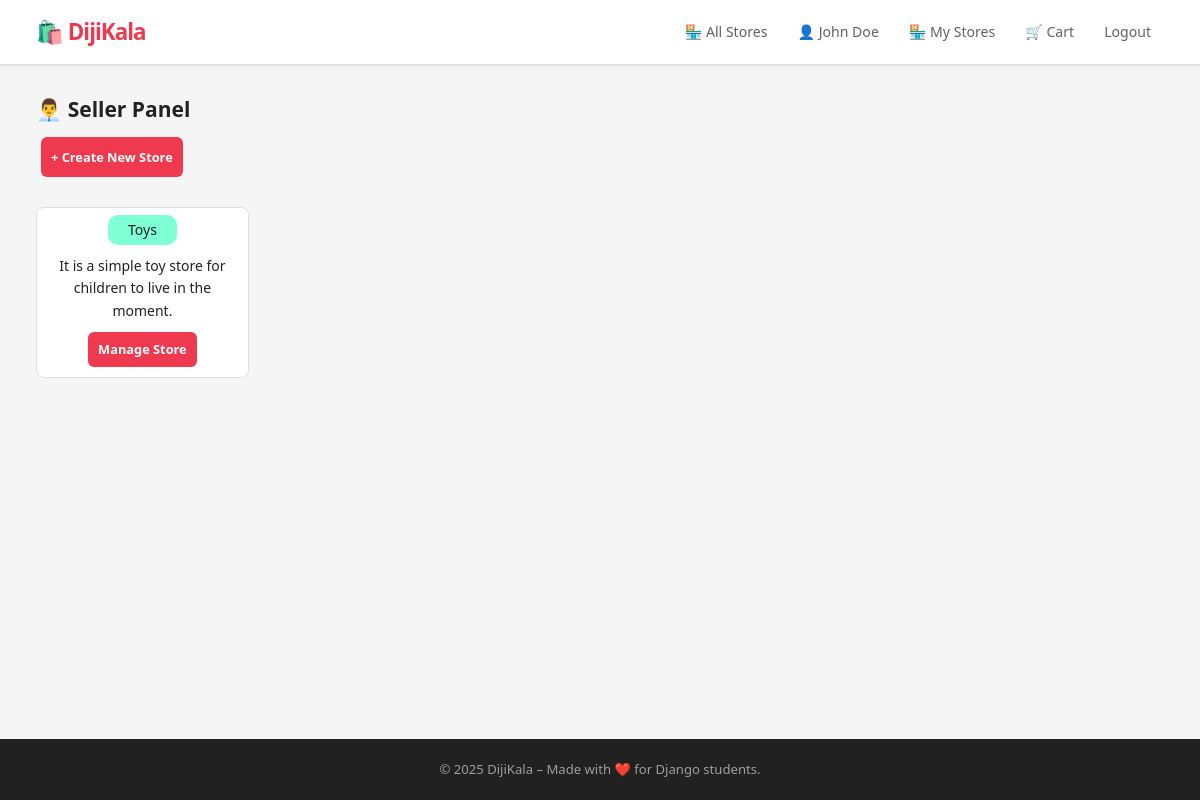
Page /stores/seller/ (signed in) on the committed database.
### accounts/models.py (models this page shows)
class User(AbstractBaseUser, PermissionsMixin):
        phone = models.CharField(max_length=15, unique=True, verbose_name="Phone Number")
        first_name = models.CharField(max_length=100,verbose_name="First Name")
        last_name = models.CharField(max_length=100,verbose_name="Last Name")
        is_active = models.BooleanField(default=True)
        is_staff = models.BooleanField(default=False)
        is_seller = models.BooleanField(default=False)
        created_at = models.DateTimeField(auto_now_add=True)
        updated_at = models.DateTimeField(auto_now=True)
        objects = CustomUserManager()
        USERNAME_FIELD = 'phone'
        REQUIRED_FIELDS = ['first_name','last_name']
        def __str__(self):
            return f"{self.first_name} {self.last_name}"

### stores/models.py (models this page shows, shortened)
class Store(models.Model):
    name = models.CharField(max_length=200,unique=True,verbose_name='Store')
    owner = models.ForeignKey(User,on_delete=models.CASCADE,verbose_name='Owner',related_name='stores')
    description = models.TextField(blank=True,null=True,verbose_name='Description')
    created_at = models.DateTimeField(auto_now_add=True,verbose_name='Created At')
    updated_at = models.DateTimeField(auto_now=True,verbose_name='Last Update')
    is_active = models.BooleanField(default=True)
    class Meta:
        verbose_name = 'Store'
        verbose_name_plural = 'Stores'
        ordering = ['-created_at']

### stores/views.py (the view)
# urls.py: path('seller/', SellerPanelView.as_view(), name='seller_panel'),
@method_decorator(login_required, name='dispatch')
class SellerPanelView(ListView):
    model = Store
    template_name = 'stores/seller_panel.html'
    context_object_name = 'stores'
    def get_queryset(self):
        return Store.objects.filter(owner=self.request.user).order_by('-created_at')

### templates/stores/seller_panel.html (shortened to what this page needs)
{% extends 'base/base.html' %}
{% block content %}
<h2>👨‍💼 Seller Panel</h2>
<a href="{% url 'create_store' %}" class="btn">+ Create New Store</a>
<div class="card-grid" style="margin-top: 20px;">
    {% for store in stores %}
        <div class="card">
            <h3 style="margin-top: 7px; background-color: aquamarine;padding: 5px 20px;border-radius: 10px;">{{ store.name }}</h3>
            <p style="padding: 5px; text-align: center;">{{ store.description|truncatewords:15 }}</p>
            <a href="{% url 'manage_store' store.id %}" class="btn" style="height: 35px;">Manage Store</a>        </div>
    {% empty %}
        <p>You have no stores yet.</p>
    {% endfor %}
</div>
{% endblock %}

### templates/base/base.html (shortened to what this page needs)
{% load static %}
<!DOCTYPE html>
<html lang="en">
<head>
    <link rel="stylesheet" href="{% static 'css/style.css' %}">
</head>
<body>
    <nav class="navbar">
        <div class="container">
            <div class="nav-left">
                <a href="/" class="logo">🛍️ DijiKala</a>
            </div>
            <div class="nav-right">
                <a href="{% url 'stores_list' %}">🏪 All Stores</a>
                {% if user.is_authenticated %}
                    <a href="{% url 'customer_panel' %}">👤 {{ user }}</a>
                    {% if user.is_seller %}
                        <a href="{% url 'seller_panel' %}">🏪 My Stores</a>
                    {% endif %}
                    <a href="{% url 'cart' %}">🛒 Cart</a>
                    <form method="post" action="{% url 'logout' %}" style="display:inline;">
                        <button type="submit" class="btn-link">Logout</button>
                    </form>
                {% else %}
                    <a href="{% url 'login' %}">Login</a>
                    <a href="{% url 'signup' %}">Sign Up</a>
                {% endif %}
            </div>
        </div>
    </nav>
    <main class="container">
        {% block content %}
        {% endblock %}
    </main>
    <footer class="footer">
        <p>© 2025 DijiKala – Made with ❤️ for Django students.</p>
    </footer>
</body>
</html>

### static/css/style.css (style rules this page uses)
*, *::before, *::after { margin: 0; padding: 0; box-sizing: border-box; }
:root { --red: #EF394E; --red-dark: #D4102A; --red-light: #FFF0F2; --red-mid: #FFD6DB; --orange: #FF6B00; --orange-light: #FFF3E8; --gray-50: #F5F5F5; --gray-100: #EEEEEE; --gray-200: #E0E0E0; --gray-400: #9E9E9E; --gray-600: #616161; --gray-800: #212121; --white: #FFFFFF; --radius-sm: 6px; --radius: 8px; --radius-lg: 12px; --shadow-sm: 0 1px 4px rgba(0,0,0,0.08); --shadow-md: 0 2px 10px rgba(0,0,0,0.1); --t: 0.15s ease; }
body { background: var(--gray-50); color: var(--gray-800); font-family: 'IRANSans', 'Segoe UI', Tahoma, system-ui, sans-serif; font-size: 14px; line-height: 1.6; min-height: 100vh; display: flex; flex-direction: column; }
.navbar { background: var(--white); border-bottom: 1px solid var(--gray-200); position: sticky; top: 0; z-index: 200; box-shadow: var(--shadow-sm); }
.navbar .container { height: 64px; }
.logo { font-weight: 900; font-size: 1.4rem; color: var(--red); text-decoration: none; letter-spacing: -1px; }
.nav-right { display: flex; align-items: center; gap: 4px; }
.nav-right a { text-decoration: none; color: var(--gray-600); font-weight: 500; font-size: 0.88rem; padding: 7px 13px; border-radius: var(--radius-sm); transition: background var(--t), color var(--t); white-space: nowrap; }
.nav-right form button.btn-link { background: none; border: none; color: var(--gray-600); font-weight: 500; font-size: 0.88rem; padding: 7px 13px; border-radius: var(--radius-sm); cursor: pointer; transition: background var(--t), color var(--t); font-family: inherit; }
.container { width: 94%; max-width: 1200px; margin: 0 auto; display: flex; justify-content: space-between; align-items: center; }
main.container { display: block; padding: 28px 0 60px; flex: 1; }
.btn { display: inline-flex; align-items: center; justify-content: center; gap: 6px; margin:10px 5px 10px 5px; background: var(--red); color: var(--white); padding: 10px 10px !important; border: none; border-radius: var(--radius-sm); cursor: pointer; text-decoration: none; font-size: 0.8rem !important; font-weight: 600; transition: background var(--t), transform var(--t); white-space: nowrap; }
.card-grid { display: grid; grid-template-columns: repeat(auto-fill, minmax(200px, 1fr)); gap: 16px; margin-top: 20px; }
.card { background: var(--white); border-radius: var(--radius); border: 1px solid var(--gray-200); overflow: hidden; transition: transform var(--t), box-shadow var(--t), border-color var(--t); display: flex; gap: 5px; justify-content: center; align-items: center; flex-direction: column; cursor: pointer; }
.card a { text-decoration: none; }
.card h3 { font-size: 0.88rem; font-weight: 500; color: var(--gray-800); line-height: 1.4; display: -webkit-box; -webkit-line-clamp: 2; -webkit-box-orient: vertical; overflow: hidden; }
.card .btn { margin-top: auto; padding: 8px; font-size: 0.82rem; }
.footer { background: var(--gray-800); color: var(--gray-400); text-align: center; padding: 20px; font-size: 0.82rem; margin-top: auto; }

### rows in the picture
User: first_name+last_name "John Doe"
Store: name "Toys", description "It is a simple toy store for children to live in the moment."
